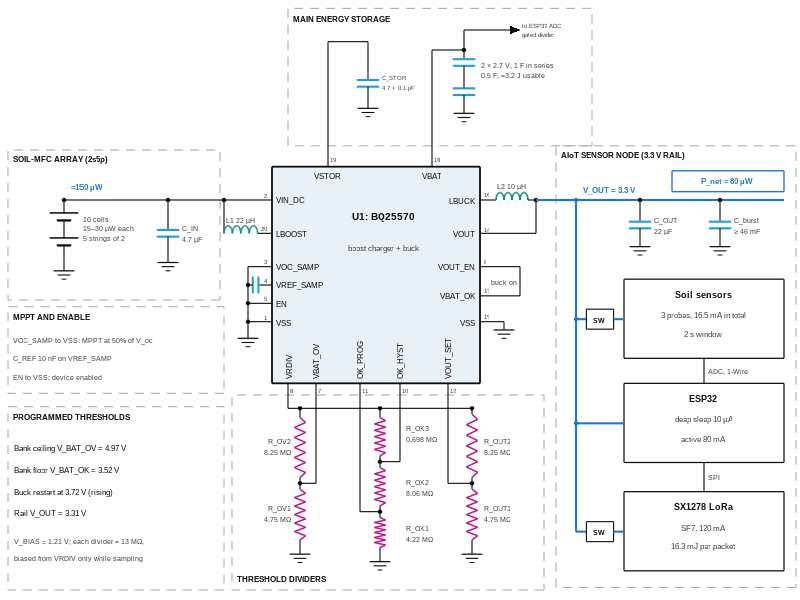
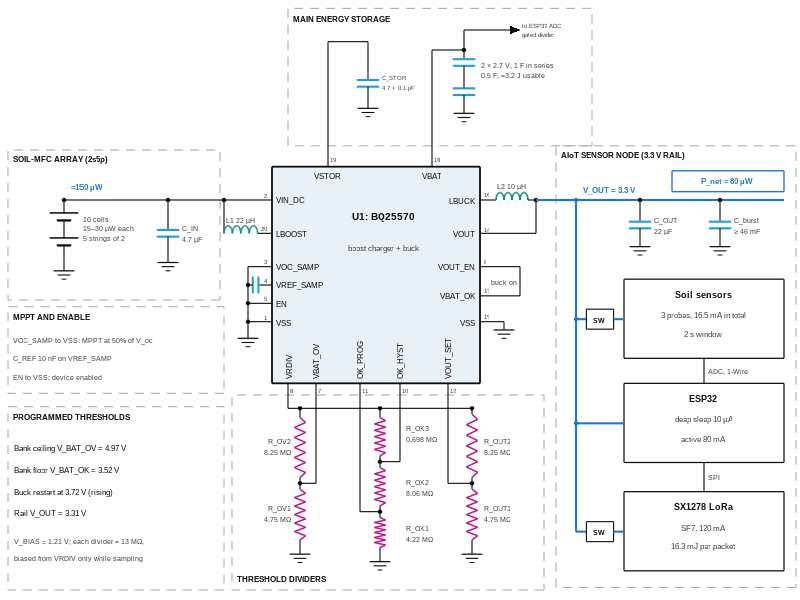

These charts were generated, in order, by the following MATLAB code:
function make_fig_schematic(out)
%MAKE_FIG_SCHEMATIC Reference circuit of the node around the BQ25570: pin names and numbers, external
%   parts and divider equations follow the datasheet (SLUSBH2G, Sections 7.3 and 8.2). The thresholds
%   drawn on the figure are computed from the resistor values below.
here = fileparts(mfilename('fullpath'));
if nargin < 1, out = fullfile(fileparts(here), 'paper', 'figures'); end
VBIAS = 1.21; ROV = [4.75 8.25]; ROK = [4.22 8.06 0.698]; ROUT = [4.75 8.25];
V_ov = 1.5*VBIAS*(1 + ROV(2)/ROV(1));
V_ok = VBIAS*(1 + ROK(2)/ROK(1));
V_hy = VBIAS*(1 + (ROK(2) + ROK(3))/ROK(1));
V_out = VBIAS*(1 + ROUT(2)/ROUT(1));
assert(abs(V_ov - 5.0) < 0.05 && abs(V_ok - 3.5) < 0.03 && V_hy > V_ok && V_hy < V_ov && abs(V_out - 3.3) < 0.02);
assert(all([sum(ROV) sum(ROK) sum(ROUT)] >= 11 & [sum(ROV) sum(ROK) sum(ROUT)] <= 15));

h = @(s) sscanf(s(2:end), '%2x%2x%2x', [1 3])/255;
RES = h('#c2188b'); CAP = h('#1ea0d6'); IND = h('#0f7f8c'); INK = h('#0b0b0b'); INK2 = h('#3c3c3c'); MUTE = h('#a8a6a0'); BLUE = h('#1e78d2'); LBLUE = h('#e8f1f8');
f = figure('Units', 'inches', 'Position', [1 1 7.4 5.33], 'Color', 'w', 'Visible', 'off');
ax = axes(f, 'Position', [0 0 1 1]); hold(ax, 'on'); axis(ax, [0 100 0 72]); axis(ax, 'off');

    function tx(x, y, s, sz, col, varargin)
        text(ax, x, y, s, 'FontName', 'Arial', 'FontSize', sz, 'Color', col, 'Interpreter', 'none', varargin{:});
    end
    function ln(x, y, col, lw)
        if nargin < 3, col = INK; end
        if nargin < 4, lw = 0.8; end
        plot(ax, x, y, '-', 'Color', col, 'LineWidth', lw);
    end
    function dot(x, y, col)
        if nargin < 3, col = INK; end
        plot(ax, x, y, 'o', 'MarkerSize', 2.6, 'MarkerFaceColor', col, 'MarkerEdgeColor', col);
    end
    function region(x0, y0, w, hgt, s)
        rectangle(ax, 'Position', [x0 y0 w hgt], 'EdgeColor', MUTE, 'LineWidth', 0.7, 'LineStyle', '--');
        tx(x0 + 0.7, y0 + hgt - 1.1, s, 5.8, INK, 'FontWeight', 'bold');
    end
    function gnd(x, y)
        ln([x x], [y y - 1.0]);
        ln([x - 1.3 x + 1.3], [y - 1.0 y - 1.0], INK, 0.9);
        ln([x - 0.8 x + 0.8], [y - 1.5 y - 1.5], INK, 0.8);
        ln([x - 0.3 x + 0.3], [y - 2.0 y - 2.0], INK, 0.7);
    end
    function capv(x, y)
        ln([x - 1.4 x + 1.4], [y + 0.4 y + 0.4], CAP, 1.5);
        ln([x - 1.4 x + 1.4], [y - 0.4 y - 0.4], CAP, 1.5);
    end
    function caph(x, y)
        ln([x - 0.35 x - 0.35], [y - 1.0 y + 1.0], CAP, 1.5);
        ln([x + 0.35 x + 0.35], [y - 1.0 y + 1.0], CAP, 1.5);
    end
    function resv(x, y1, y0)
        n = 6; ym = linspace(y1 - 0.7, y0 + 0.7, 2*n + 1); xs = x + 0.7*[0 repmat([1 -1], 1, n - 1) 1 0];
        ln([x x], [y1 y1 - 0.7]); ln(xs(1:numel(ym)), ym, RES, 1.1); ln([x x], [y0 + 0.7 y0]);
    end
    function indh(x0, x1, y, col)
        th = linspace(pi, 0, 24); n = 4; w = (x1 - x0)/n;
        for k = 1:n
            ln(x0 + (k - 0.5)*w + w/2*cos(th), y + 0.9*sin(th), col, 1.2);
        end
    end
    function cell(x, y)
        ln([x - 1.8 x + 1.8], [y + 0.45 y + 0.45], INK, 1.1);
        ln([x - 0.9 x + 0.9], [y - 0.45 y - 0.45], INK, 1.6);
    end
    function pinl(y, name, num)
        ln([33 34], [y y]); tx(34.6, y, name, 5.6, INK, 'VerticalAlignment', 'middle');
        tx(33.5, y + 0.25, num, 4.6, INK2, 'HorizontalAlignment', 'right', 'VerticalAlignment', 'bottom');
    end
    function pinr(y, name, num)
        ln([60 61], [y y]); tx(59.4, y, name, 5.6, INK, 'HorizontalAlignment', 'right', 'VerticalAlignment', 'middle');
        tx(60.5, y + 0.25, num, 4.6, INK2, 'VerticalAlignment', 'bottom');
    end
    function pint(x, name, num)
        ln([x x], [52 53]); tx(x, 51.4, name, 5.6, INK, 'HorizontalAlignment', 'center', 'VerticalAlignment', 'top');
        tx(x + 0.3, 52.5, num, 4.6, INK2, 'VerticalAlignment', 'bottom');
    end
    function pinb(x, name, num)
        ln([x x], [25 26]); tx(x, 26.6, name, 5.4, INK, 'Rotation', 90, 'VerticalAlignment', 'middle');
        tx(x + 0.3, 25.5, num, 4.6, INK2, 'VerticalAlignment', 'top');
    end
    function loadbox(x0, y0, w, hgt, t, s1, s2)
        rectangle(ax, 'Position', [x0 y0 w hgt], 'EdgeColor', INK, 'LineWidth', 0.9, 'FaceColor', 'w');
        tx(x0 + w/2, y0 + hgt - 1.7, t, 6.2, INK, 'HorizontalAlignment', 'center', 'FontWeight', 'bold');
        tx(x0 + w/2, y0 + hgt - 4.3, s1, 5.4, INK2, 'HorizontalAlignment', 'center');
        tx(x0 + w/2, y0 + hgt - 6.5, s2, 5.4, INK2, 'HorizontalAlignment', 'center');
    end
    function sw(xc, yc)
        rectangle(ax, 'Position', [xc - 1.7 yc - 1.2 3.4 2.4], 'EdgeColor', INK, 'LineWidth', 0.8, 'FaceColor', 'w');
        tx(xc, yc, 'SW', 5.0, INK, 'HorizontalAlignment', 'center', 'VerticalAlignment', 'middle', 'FontWeight', 'bold');
    end

% ---------------- U1
rectangle(ax, 'Position', [34 26 26 26], 'EdgeColor', INK, 'LineWidth', 1.3, 'FaceColor', LBLUE);
tx(48, 46, 'U1: BQ25570', 7.2, INK, 'HorizontalAlignment', 'center', 'FontWeight', 'bold');
tx(48, 42.2, 'boost charger + buck', 5.6, INK2, 'HorizontalAlignment', 'center');
pinl(48, 'VIN_DC', '2'); pinl(44, 'LBOOST', '20'); pinl(40, 'VOC_SAMP', '3'); pinl(37.8, 'VREF_SAMP', '4');
pinl(35.6, 'EN', '5'); pinl(33.4, 'VSS', '1');
pinr(48, 'LBUCK', '16'); pinr(44, 'VOUT', '14'); pinr(40, 'VOUT_EN', '6'); pinr(36.5, 'VBAT_OK', '13'); pinr(33.4, 'VSS', '15');
pint(41, 'VSTOR', '19'); pint(54, 'VBAT', '18');
pinb(36, 'VRDIV', '8'); pinb(39.5, 'VBAT_OV', '7'); pinb(45, 'OK_PROG', '11'); pinb(50, 'OK_HYST', '10'); pinb(56, 'VOUT_SET', '12');

% ---------------- source
region(1, 36, 26.5, 18, 'SOIL-MFC ARRAY (2s5p)');
ln([8 33], [48 48]); dot(8, 48);
ln([8 8], [48 46.4]); cell(8, 46); ln([8 8], [45.5 43.4]); cell(8, 43); ln([8 8], [42.5 40.5]); gnd(8, 40.5);
tx(10.5, 44.6, {'10 cells', '15–30 µW each', '5 strings of 2'}, 5.0, INK2, 'VerticalAlignment', 'middle');
tx(9, 49, '≈150 µW', 5.8, BLUE, 'FontWeight', 'bold', 'VerticalAlignment', 'bottom');
ln([21 21], [48 44.4]); dot(21, 48); capv(21, 44); ln([21 21], [43.6 41.5]); gnd(21, 41.5);
tx(22.8, 44, {'C_IN', '4.7 µF'}, 5.0, INK2, 'VerticalAlignment', 'middle');
ln([28 28], [48 44]); dot(28, 48); indh(28, 32.2, 44, IND); ln([32.2 33], [44 44]);
tx(30.1, 45.2, 'L1 22 µH', 5.0, INK2, 'HorizontalAlignment', 'center', 'VerticalAlignment', 'bottom');

% ---------------- MPPT and enable
region(1, 24.8, 27, 10.4, 'MPPT AND ENABLE');
ln([31 33], [40 40]); ln([31 33], [35.6 35.6]); ln([31 33], [33.4 33.4]); ln([31 31], [40 32.4]);
dot(31, 35.6); dot(31, 33.4); ln([33 32.3], [37.8 37.8]); caph(31.95, 37.8); ln([31.6 31], [37.8 37.8]); dot(31, 37.8);
gnd(31, 32.4);
tx(1.7, 31.2, 'VOC_SAMP to VSS: MPPT at 50% of V_oc', 5.2, INK2, 'VerticalAlignment', 'middle');
tx(1.7, 29.0, 'C_REF 10 nF on VREF_SAMP', 5.2, INK2, 'VerticalAlignment', 'middle');
tx(1.7, 26.8, 'EN to VSS: device enabled', 5.2, INK2, 'VerticalAlignment', 'middle');

% ---------------- storage
region(36, 54.5, 38, 16.5, 'MAIN ENERGY STORAGE');
ln([41 41], [53 67]); ln([41 46], [67 67]);
ln([46 46], [67 62.4]); capv(46, 62); ln([46 46], [61.6 60]); gnd(46, 60);
tx(47.8, 62, {'C_STOR', '4.7 + 0.1 µF'}, 4.6, INK2, 'VerticalAlignment', 'middle');
ln([54 54], [53 66]); ln([54 58], [66 66]); dot(58, 66);
ln([58 58], [66 64.9]); capv(58, 64.5); ln([58 58], [64.1 61.4]); capv(58, 61); ln([58 58], [60.6 59.4]); gnd(58, 59.4);
tx(60.2, 63.6, {'2 × 2.7 V, 1 F in series', '0.5 F, ≈3.2 J usable'}, 5.0, INK2, 'VerticalAlignment', 'middle');
ln([58 58], [66 68.4]); ln([58 65], [68.4 68.4]); patch(ax, [65 63.8 63.8], [68.4 68.9 67.9], INK, 'EdgeColor', 'none');
tx(65.3, 68.4, {'to ESP32 ADC', 'gated divider'}, 4.6, INK2, 'VerticalAlignment', 'middle');

% ---------------- buck, enable and rail
ln([61 62], [48 48]); indh(62, 66, 48, IND); ln([66 67], [48 48]); ln([61 67], [44 44]); ln([67 67], [44 48]); dot(67, 48);
tx(64, 49.3, 'L2 10 µH', 5.0, INK2, 'HorizontalAlignment', 'center', 'VerticalAlignment', 'bottom');
ln([61 65], [40 40]); ln([61 65], [36.5 36.5]); ln([65 65], [36.5 40]);
tx(61.4, 38.2, 'buck on', 4.8, INK2, 'VerticalAlignment', 'middle');
ln([61 63], [33.4 33.4]); gnd(63, 33.4);

region(69.5, 1.5, 30, 53, 'AIoT SENSOR NODE (3.3 V RAIL)');
ln([67 98], [48 48], BLUE, 1.5); ln([72 72], [48 8.2], BLUE, 1.5); dot(72, 48, BLUE);
tx(73, 48.6, 'V_OUT = 3.3 V', 5.8, BLUE, 'FontWeight', 'bold', 'VerticalAlignment', 'bottom');
ln([80 80], [48 45.4]); dot(80, 48); capv(80, 45); ln([80 80], [44.6 43.4]); gnd(80, 43.4);
tx(81.8, 45, {'C_OUT', '22 µF'}, 5.0, INK2, 'VerticalAlignment', 'middle');
ln([90 90], [48 45.4]); dot(90, 48); capv(90, 45); ln([90 90], [44.6 43.4]); gnd(90, 43.4);
tx(91.8, 45, {'C_burst', '≥ 46 mF'}, 5.0, INK2, 'VerticalAlignment', 'middle');
rectangle(ax, 'Position', [84 49 14 2.5], 'EdgeColor', BLUE, 'LineWidth', 1.0, 'FaceColor', 'w');
tx(91, 50.25, 'P_net ≈ 80 µW', 6.0, BLUE, 'FontWeight', 'bold', 'HorizontalAlignment', 'center', 'VerticalAlignment', 'middle');
loadbox(78, 29, 20, 9.5, 'Soil sensors', '3 probes, 16.5 mA in total', '2 s window');
loadbox(78, 16.5, 20, 9.5, 'ESP32', 'deep sleep 10 µA', 'active 80 mA');
loadbox(78, 3.5, 20, 9.5, 'SX1278 LoRa', 'SF7, 120 mA', '16.3 mJ per packet');
ln([72 73.3], [33.7 33.7], BLUE, 1.5); sw(75, 33.7); ln([76.7 78], [33.7 33.7], BLUE, 1.5); dot(72, 33.7, BLUE);
ln([72 78], [21.2 21.2], BLUE, 1.5); dot(72, 21.2, BLUE);
ln([72 73.3], [8.2 8.2], BLUE, 1.5); sw(75, 8.2); ln([76.7 78], [8.2 8.2], BLUE, 1.5);
ln([88 88], [26 29]); ln([88 88], [13 16.5]);
tx(88.6, 27.5, 'ADC, 1-Wire', 4.8, INK2, 'VerticalAlignment', 'middle');
tx(88.6, 14.8, 'SPI', 4.8, INK2, 'VerticalAlignment', 'middle');

% ---------------- threshold dividers
region(29, 1.2, 39, 23.4, '');
tx(29.7, 2.6, 'THRESHOLD DIVIDERS', 5.8, INK, 'FontWeight', 'bold');
ln([36 36], [25 23]); ln([36 59], [23 23]); dot(37.5, 23); dot(47.5, 23); tx(36.4, 23.2, '', 4, INK);
ln([37.5 37.5], [23 22.6]); resv(37.5, 22.6, 14); dot(37.5, 14); resv(37.5, 14, 6.5); gnd(37.5, 6.5);
ln([39.5 39.5], [25 14]); ln([39.5 37.5], [14 14]);
tx(36.5, 18.5, {'R_OV2', sprintf('%.2f MΩ', ROV(2))}, 4.8, INK2, 'HorizontalAlignment', 'right', 'VerticalAlignment', 'middle');
tx(36.5, 10.5, {'R_OV1', sprintf('%.2f MΩ', ROV(1))}, 4.8, INK2, 'HorizontalAlignment', 'right', 'VerticalAlignment', 'middle');
ln([47.5 47.5], [23 22.6]); resv(47.5, 22.6, 16.6); dot(47.5, 16.6); resv(47.5, 16.6, 10.6); dot(47.5, 10.6); resv(47.5, 10.6, 5.6); gnd(47.5, 5.6);
ln([50 50], [25 16.6]); ln([50 47.5], [16.6 16.6]); ln([45 45], [25 10.6]); ln([45 47.5], [10.6 10.6]);
tx(50.8, 20.0, {'R_OK3', sprintf('%.3f MΩ', ROK(3))}, 4.8, INK2, 'VerticalAlignment', 'middle');
tx(50.8, 13.6, {'R_OK2', sprintf('%.2f MΩ', ROK(2))}, 4.8, INK2, 'VerticalAlignment', 'middle');
tx(50.8, 8.0, {'R_OK1', sprintf('%.2f MΩ', ROK(1))}, 4.8, INK2, 'VerticalAlignment', 'middle');
dot(59, 23); resv(59, 23, 14); dot(59, 14); resv(59, 14, 6.5); gnd(59, 6.5);
ln([56 56], [25 14]); ln([56 59], [14 14]);
tx(60.5, 18.5, {'R_OUT2', sprintf('%.2f MΩ', ROUT(2))}, 4.8, INK2, 'VerticalAlignment', 'middle');
tx(60.5, 10.5, {'R_OUT1', sprintf('%.2f MΩ', ROUT(1))}, 4.8, INK2, 'VerticalAlignment', 'middle');

% ---------------- programmed values
region(1, 1.2, 27, 22, 'PROGRAMMED THRESHOLDS');
tx(1.8, 18.2, sprintf('Bank ceiling V_BAT_OV = %.2f V', V_ov), 5.4, INK, 'VerticalAlignment', 'middle');
tx(1.8, 15.6, sprintf('Bank floor V_BAT_OK = %.2f V', V_ok), 5.4, INK, 'VerticalAlignment', 'middle');
tx(1.8, 13.0, sprintf('Buck restart at %.2f V (rising)', V_hy), 5.4, INK, 'VerticalAlignment', 'middle');
tx(1.8, 10.4, sprintf('Rail V_OUT = %.2f V', V_out), 5.4, INK, 'VerticalAlignment', 'middle');
tx(1.8, 7.0, sprintf('V_BIAS = %.2f V; each divider ≈ 13 MΩ,', VBIAS), 5.0, INK2, 'VerticalAlignment', 'middle');
tx(1.8, 5.0, 'biased from VRDIV only while sampling', 5.0, INK2, 'VerticalAlignment', 'middle');
exportgraphics(f, fullfile(out, 'fig_schematic.png'), 'Resolution', 600, 'BackgroundColor', 'white');
exportgraphics(f, fullfile(out, 'fig_schematic.pdf'), 'ContentType', 'vector', 'BackgroundColor', 'white');
close(f);
fprintf('V_ov %.3f V_ok %.3f V_hy %.3f V_out %.3f\n', V_ov, V_ok, V_hy, V_out);
end
